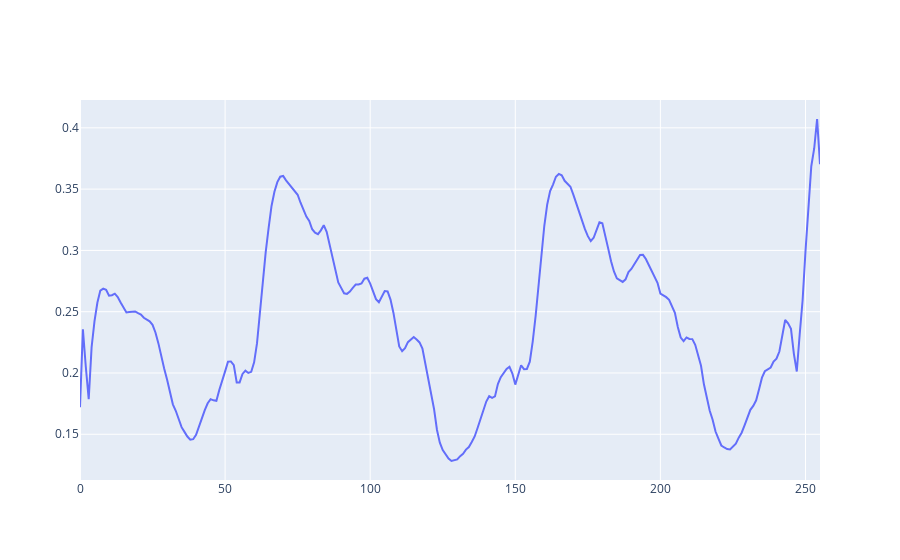

Notebook source saved alongside this figure:
### Code cell
with open('/home/cam/Documents/database_tools/notebooks/test-data.pkl', 'rb') as f:
    data = pkl.load(f)

ppg, vpg, apg = data
pred = model.predict([ppg, vpg, apg])

fig = go.Figure()
fig.add_scatter(y=pred.reshape(-1))

### Figure 1 — Plotly figure (JSON) as saved in the notebook; plotly's stock layout.template omitted (floating-point values rounded to 4 significant figures; data arrays with more than 128 entries replaced by an {"elided": "..."} marker saying what was removed)
{"data": [{"type": "scatter", "y": {"elided": "256 float values"}}], "layout": {}}
